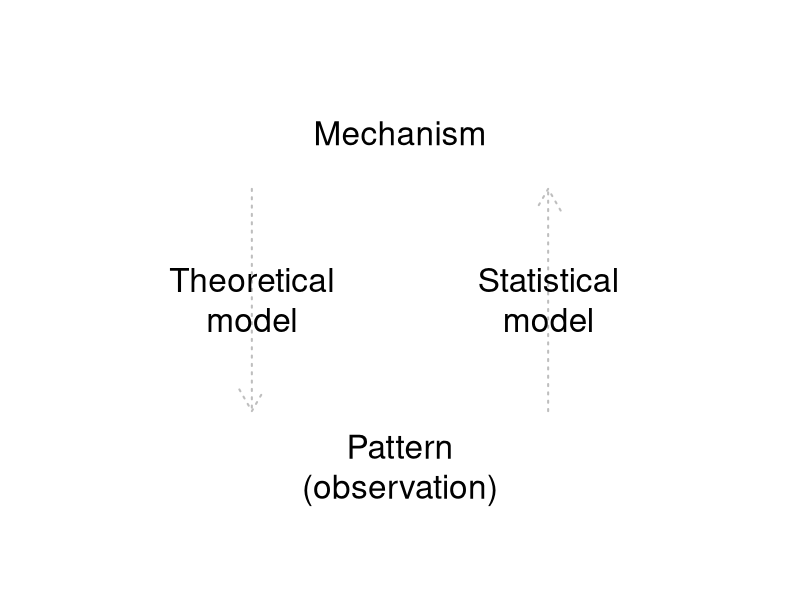
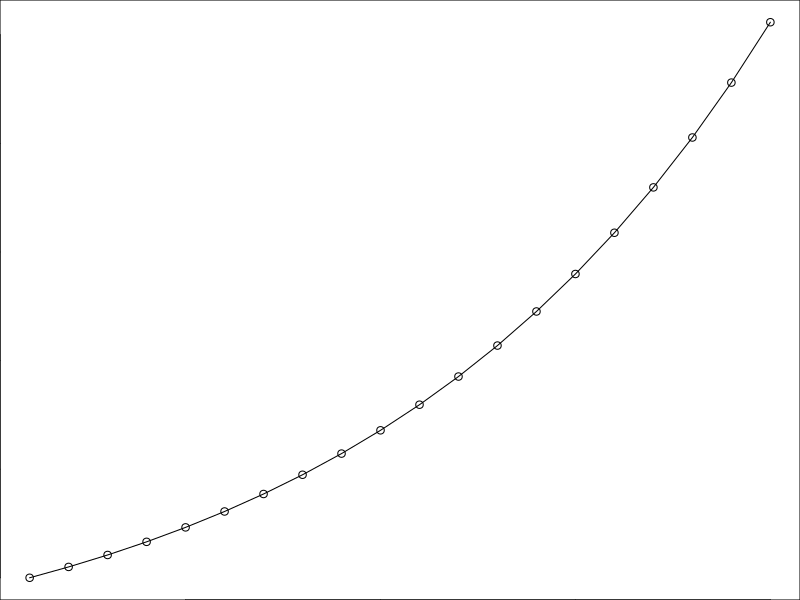
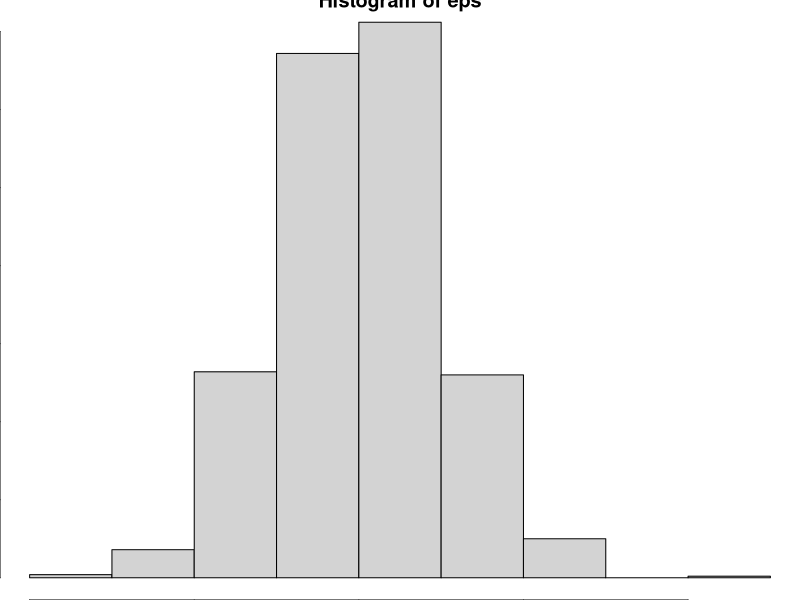
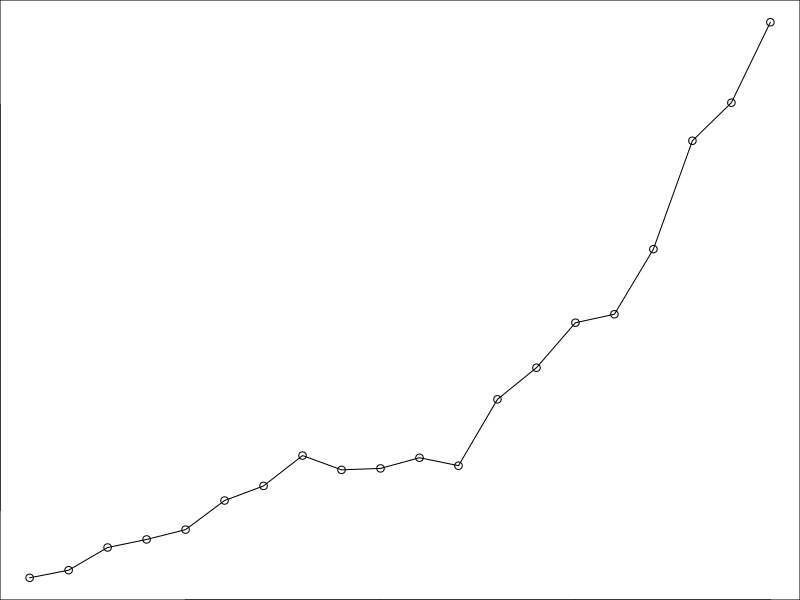

Write R code to recreate these figures, in order.
## ---- chunk 1

CEX <- 2
LWD <- 2

par(mar= c(0,0,0,0), oma = c(0,0,0,0))
plot(0, type = "n", xlim = c(0,1), ylim = c(0,1), ann = F, axes = F)

arrows(x0 = 0.7, y0 = 0.3, y1 = 0.7, col = "gray", lwd = LWD, lty = 3)
arrows(x0 = 0.3, y0 = 0.7, y1 = 0.3, col = "gray", lwd = LWD, lty = 3)

text(0.3, 0.5, "Theoretical\nmodel", cex = CEX)
text(0.7, 0.5, "Statistical\nmodel", cex = CEX)

text(0.5, 0.8, "Mechanism", cex = CEX)
text(0.5, 0.2, "Pattern\n(observation)", cex = CEX)

## ---- chunk 2
# create a vector with 1, 2, 3
y <- NULL
x <- 1:3

for(i in 1:3) {
  y[i] <- x[i] * 2
}
## ---- chunk 3
y
## ---- chunk 4

n <- NULL
n[1] <- 10 # initial population size
lambda <- 1.1

for(t in 1:19) { # simulate 20 time steps
  n[t + 1] <- lambda * n[t]
}

## ---- chunk 5

n

x <- 1:20
plot(n ~ x,
     ylab = "Number of individuals",
     xlab = "Time step",
     type = "o")

## ---- chunk 6

eps <- rnorm(n = 1000, mean = 0, sd = 1)

hist(eps)

## ---- chunk 7

# log-transformed population size
log_n <- NULL

# parameters
log_n[1] <- log(10) # initial population size
lambda <- 1.1

# epsilon
eps <- rnorm(n = 20, mean = 0, sd = 0.1)

for(t in 1:19) { # simulate 20 time steps
  log_n[t + 1] <- log(lambda) + log_n[t] + eps[t]
}

# back-transform
n <- exp(log_n)

## ---- chunk 8
x <- 1:20
plot(n ~ x,
     ylab = "Number of individuals",
     xlab = "Time step",
     type = "o")

